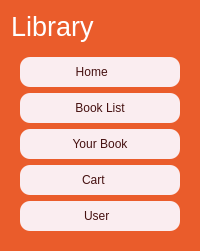
        <widget class="QWidget" name="LeftMenu" native="true">
         <property name="sizePolicy">
          <sizepolicy hsizetype="Expanding" vsizetype="Expanding">
           <horstretch>0</horstretch>
           <verstretch>0</verstretch>
          </sizepolicy>
         </property>
         <property name="minimumSize">
          <size>
           <width>150</width>
           <height>0</height>
          </size>
         </property>
         <property name="maximumSize">
          <size>
           <width>300</width>
           <height>16777215</height>
          </size>
         </property>
         <property name="styleSheet">
          <string notr="true">background-color: #EA5C2B;</string>
         </property>
         <layout class="QVBoxLayout" name="verticalLayout_6">
          <item>
           <widget class="QLabel" name="label_19">
            <property name="minimumSize">
             <size>
              <width>0</width>
              <height>0</height>
             </size>
            </property>
            <property name="font">
             <font>
              <pointsize>20</pointsize>
              <italic>false</italic>
              <bold>false</bold>
             </font>
            </property>
            <property name="styleSheet">
             <string notr="true">color: white;
font: 20pt &quot;Freestyle Script&quot;;
align-content: center;
left-margin: 10px</string>
            </property>
            <property name="text">
             <string>Library</string>
            </property>
           </widget>
          </item>
          <item>
           <widget class="QWidget" name="widget_7" native="true">
            <property name="sizePolicy">
             <sizepolicy hsizetype="Preferred" vsizetype="Expanding">
              <horstretch>0</horstretch>
              <verstretch>0</verstretch>
             </sizepolicy>
            </property>
            <property name="styleSheet">
             <string notr="true">QPushButton {
background-color: #FAEDF0;
border-radius: 10px;
color: #461111

}
QPushButton:hover{
background-color: #CD1818;
}</string>
            </property>
            <layout class="QVBoxLayout" name="verticalLayout_7">
             <item>
              <widget class="QPushButton" name="home_btn">
               <property name="minimumSize">
                <size>
                 <width>20</width>
                 <height>30</height>
                </size>
               </property>
               <property name="styleSheet">
                <string notr="true">background-color:{#FAEDF0;}

QPushButton:hover{
background-color: #CD1818;
cursor: pointer;
}</string>
               </property>
               <property name="text">
                <string>Home     </string>
               </property>
               <property name="icon">
                <iconset resource="Resource.qrc">
                 <normaloff>:/OrangeIcons/Resource/Orange/home.svg</normaloff>:/OrangeIcons/Resource/Orange/home.svg</iconset>
               </property>
              </widget>
             </item>
             <item>
              <widget class="QPushButton" name="view_btn">
               <property name="minimumSize">
                <size>
                 <width>0</width>
                 <height>30</height>
                </size>
               </property>
               <property name="text">
                <string>Book List</string>
               </property>
               <property name="icon">
                <iconset resource="Resource.qrc">
                 <normaloff>:/OrangeIcons/Resource/Orange/book.svg</normaloff>:/OrangeIcons/Resource/Orange/book.svg</iconset>
               </property>
              </widget>
             </item>
             <item>
              <widget class="QPushButton" name="your_book_btn">
               <property name="minimumSize">
                <size>
                 <width>0</width>
                 <height>30</height>
                </size>
               </property>
               <property name="text">
                <string>Your Book</string>
               </property>
               <property name="icon">
                <iconset resource="Resource.qrc">
                 <normaloff>:/OrangeIcons/Resource/Orange/bookmark.svg</normaloff>:/OrangeIcons/Resource/Orange/bookmark.svg</iconset>
               </property>
              </widget>
             </item>
             <item>
              <widget class="QPushButton" name="cart_btn">
               <property name="minimumSize">
                <size>
                 <width>0</width>
                 <height>30</height>
                </size>
               </property>
               <property name="text">
                <string>  Cart      </string>
               </property>
               <property name="icon">
                <iconset resource="Resource.qrc">
                 <normaloff>:/OrangeIcons/Resource/Orange/shopping-cart.svg</normaloff>:/OrangeIcons/Resource/Orange/shopping-cart.svg</iconset>
               </property>
              </widget>
             </item>
             <item>
              <widget class="QPushButton" name="user_btn">
               <property name="minimumSize">
                <size>
                 <width>0</width>
                 <height>30</height>
                </size>
               </property>
               <property name="text">
                <string> User   </string>
               </property>
               <property name="icon">
                <iconset resource="Resource.qrc">
                 <normaloff>:/OrangeIcons/Resource/Orange/users.svg</normaloff>:/OrangeIcons/Resource/Orange/users.svg</iconset>
               </property>
              </widget>
             </item>
            </layout>
           </widget>
          </item>
         </layout>
        </widget>
